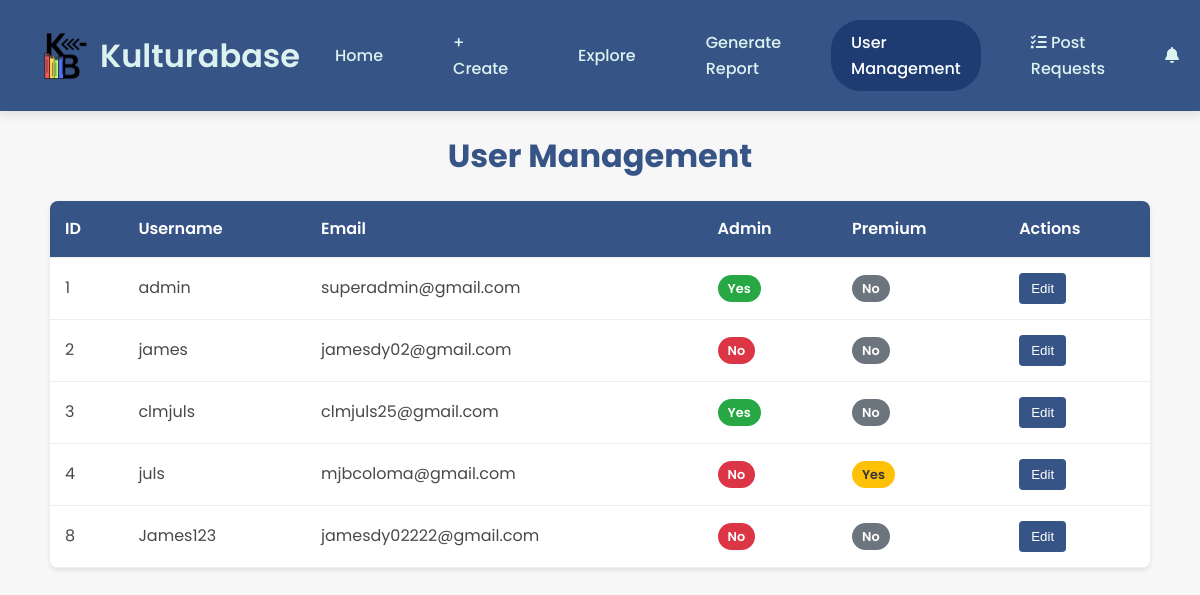
The app's page /user/user_management.php (signed in), older data.
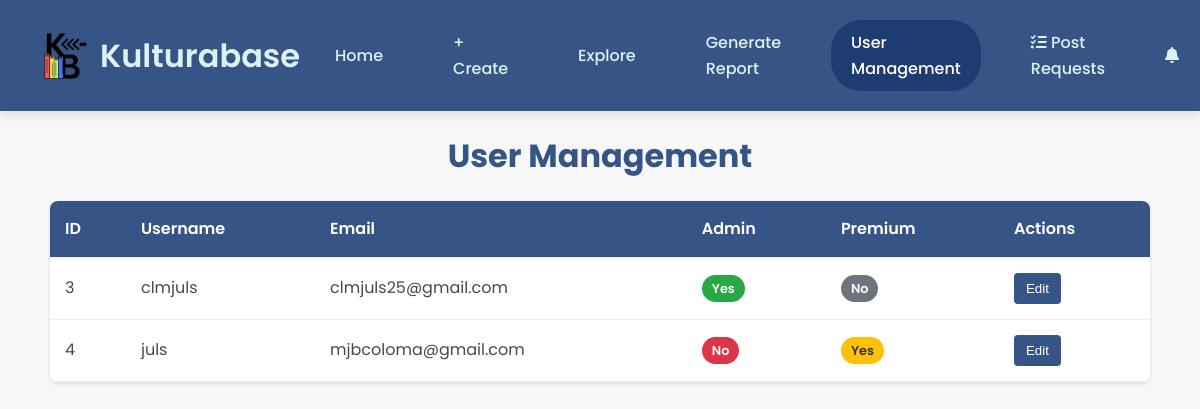
The same page, newer data.
### tables this page shows
CREATE TABLE `users` (
  `id` int(11) NOT NULL,
  `email` varchar(255) NOT NULL,
  `username` varchar(255) NOT NULL,
  `password` varchar(255) NOT NULL,
  `full_name` varchar(255) NOT NULL,
  `about` text DEFAULT NULL,
  `location` varchar(255) DEFAULT NULL,
  `birthday` date DEFAULT NULL,
  `website` varchar(255) DEFAULT NULL,
  `skills` text DEFAULT NULL,
  `profile_picture` varchar(255) DEFAULT NULL,
  `isAdmin` tinyint(1) NOT NULL DEFAULT 0,
  `isPremium` tinyint(4) NOT NULL DEFAULT 0,
  `profile_background` varchar(255) DEFAULT NULL,
  `following_count` int(11) DEFAULT 0,
  `followers_count` int(11) DEFAULT 0
);

### user/user_management.php (the view, shortened to what this page needs)
<!DOCTYPE html>
<html lang="en">
<head>
    <link rel="stylesheet" href="https://cdnjs.cloudflare.com/ajax/libs/font-awesome/6.0.0-beta3/css/all.min.css">
</head>
<body>
    <?php
    require 'db_conn.php';
    $users_query = $conn->query("SELECT * FROM users ORDER BY id ASC");
    $users = $users_query->fetch_all(MYSQLI_ASSOC);
    include 'components/layout/admin/navbar.php';
    ?>
    <div class="container">
        <h1 class="page-title">User Management</h1>
        <div class="user-table">
            <table>
                <thead>
                    <tr>
                        <th>ID</th>
                        <th>Username</th>
                        <th>Email</th>
                        <th>Admin</th>
                        <th>Premium</th>
                        <th>Actions</th>
                    </tr>
                </thead>
                <tbody>
                    <?php foreach ($users as $user): ?>
                    <tr>
                        <td><?php echo $user['id']; ?></td>
                        <td><?php echo htmlspecialchars($user['username']); ?></td>
                        <td><?php echo htmlspecialchars($user['email']); ?></td>
                        <td>
                            <span class="status-badge <?php echo $user['isAdmin'] ? 'active' : 'inactive'; ?>">
                                <?php echo $user['isAdmin'] ? 'Yes' : 'No'; ?>
                            </span>
                        </td>
                        <td>
                            <span class="status-badge <?php echo $user['isPremium'] ? 'premium' : 'standard'; ?>">
                                <?php echo $user['isPremium'] ? 'Yes' : 'No'; ?>
                            </span>
                        </td>
                        <td>
                            <button class="edit-btn" onclick="openEditModal(<?php echo $user['id']; ?>)">Edit</button>
                        </td>
                    </tr>
                    <?php endforeach; ?>
                </tbody>
            </table>
        </div>
    </div>
</body>
</html>

### user/components/layout/admin/navbar.php (shortened to what this page needs)
<div class="navbar">
        <div style="display: flex; align-items: center;">
            <img src="assets/logo/logo.png" alt="Kulturifiko Logo">
            <h1>Kulturabase</h1>
        </div>
        <div class="nav-links">
            <a href="home.php" <?php echo basename($_SERVER['PHP_SELF']) == 'home.php' ? 'class="active"' : ''; ?>>Home</a>
            <a href="create-post.php" <?php echo basename($_SERVER['PHP_SELF']) == 'create-post.php' ? 'class="active"' : ''; ?>>+ Create</a>
            <a href="explore.php" <?php echo basename($_SERVER['PHP_SELF']) == 'explore.php' ? 'class="active"' : ''; ?>>Explore</a>
            <a href="generate_report.php" <?php echo basename($_SERVER['PHP_SELF']) == 'generate_report.php' ? 'class="active"' : ''; ?>>Generate Report</a>
            <a href="user_management.php" <?php echo basename($_SERVER['PHP_SELF']) == 'user_management.php' ? 'class="active"' : ''; ?>>User Management</a>
            <a href="post-requests.php" <?php echo basename($_SERVER['PHP_SELF']) == 'post-requests.php' ? 'class="active"' : ''; ?>>
                <i class="fas fa-tasks"></i> Post Requests
            </a>
            <div class="notification-dropdown">
                <div class="notification-icon" onclick="toggleNotificationDropdown()">
                    <i class="fas fa-bell"></i>
                </div>
            </div>
        </div>
    </div>

### user/components/layout/admin/navbar.php (style rules this page uses)
.navbar { display: flex; justify-content: space-between; align-items: center; background-color: #365486; padding: 20px 40px; position: fixed; width: 100%; top: 0; z-index: 1000; box-shadow: 0 4px 10px rgba(0, 0, 0, 0.1); }
.navbar img { height: 50px; width: 50px; }
.navbar h1 { color: #DCF2F1; font-size: 2rem; font-weight: 600; margin-left: 10px; }
.navbar a { color: #DCF2F1; text-decoration: none; margin: 0 15px; font-size: 1rem; font-weight: 500; padding: 10px 20px; border-radius: 30px; transition: background-color 0.3s ease, color 0.3s ease; }
.navbar a.active { background-color: #1e3c72; color: #fff; }
.nav-links { display: flex; align-items: center; }
.notification-dropdown { position: relative; display: inline-block; margin-left: 15px; }
.notification-icon { cursor: pointer; padding: 10px; color: #DCF2F1; }

### user/user_management.php (style rules this page uses)
* { margin: 0; padding: 0; box-sizing: border-box; }
body { font-family: 'Poppins', sans-serif; background-color: #f7f7f7; color: #4A4947; line-height: 1.6; padding-top: 80px; }
.container { max-width: 1200px; margin: 0 auto; padding: 50px; }
.page-title { color: #365486; margin-bottom: 20px; font-size: 2rem; text-align: center; }
.user-table { background: white; border-radius: 8px; box-shadow: 0 2px 4px rgba(0,0,0,0.1); overflow: hidden; margin-bottom: 30px; }
table { width: 100%; border-collapse: collapse; }
th, td { padding: 15px; text-align: left; border-bottom: 1px solid #eee; }
th { background-color: #365486; color: white; font-weight: 600; }
.status-badge { padding: 5px 10px; border-radius: 20px; font-size: 0.8rem; font-weight: 600; }
.active { background-color: #28a745; color: white; }
.inactive { background-color: #dc3545; color: white; }
.premium { background-color: #ffc107; color: #333; }
.standard { background-color: #6c757d; color: white; }
.edit-btn { background-color: #365486; color: white; border: none; padding: 8px 12px; border-radius: 4px; cursor: pointer; transition: background-color 0.3s; }

Row changes from the older to the newer data that the page shows:
removed users: id "1", username "admin", email "superadmin@gmail.com", isAdmin "Yes", isPremium "No"
removed users: id "2", username "james", email "jamesdy02@gmail.com", isAdmin "No", isPremium "No"
removed users: id "8", username "James123", email "jamesdy02222@gmail.com", isAdmin "No", isPremium "No"
